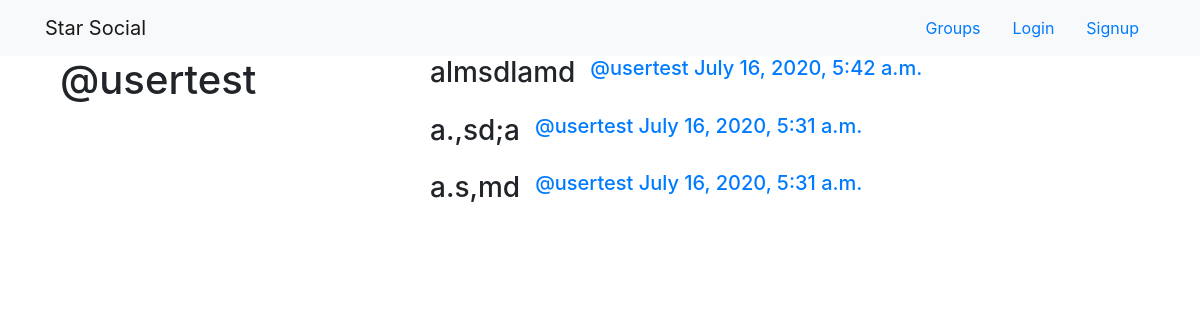
Screenshot of /posts/by/usertest/ with the database file from the repository.
### posts/models.py (models this page shows, shortened)
class Post(models.Model):
    user = models.ForeignKey(User, related_name='posts', on_delete=models.CASCADE)
    created_at = models.DateTimeField(auto_now=True)
    message = models.TextField()
    message_html = models.TextField(editable=False)
    group = models.ForeignKey(Group, related_name='posts', null=True, blank=True, on_delete=models.CASCADE)
    class Meta:
        ordering = ['-created_at']
        unique_together = ['user', 'message']

### posts/views.py (the view)
# urls.py: re_path('by/(?P<username>[-\w]+)/', views.UserPosts.as_view(), name='for_user'),
class UserPosts(generic.ListView):
    model = models.Post
    template_name = 'posts/user_post_list.html'
    def get_queryset(self):
        try:
            self.post_user = User.objects.prefetch_related('posts').get(username__iexact=self.kwargs.get('username'))
        except User.DoesNotExist:
            raise Http404
        else:
            return self.post_user.posts.all()
    def get_context_data(self,**kwargs):
        context = super().get_context_data(**kwargs)
        context['post_user'] = self.post_user
        return context

### posts/templates/posts/user_post_list.html
{% extends 'posts/post_base.html' %}
{% block prepost %}
<div class='col-md-4'>
    <h1>@{{post_user.username}}</h1>
</div>
{% endblock %}
{% block post_content %}
<div class='col-md-8'>
    {% for post in post_list %}
        {% include 'posts/_post.html' %}
    {% endfor %}
</div>
{% endblock  %}

### posts/templates/posts/_post.html (shortened to what this page needs)
<div class='post media'>
    <h3>{{post.message_html|safe}}</h3>
    <div class='media-body container'>
        <h5 class='media-heading'>
            <span class='username'>
                <a href="{% url 'posts:for_user' username=post.user.username %}">@{{post.user.username}}</a>
            </span>
        <time class='time'>
            <a href="{% url 'posts:single' username=post.user.username pk=post.pk %}">
            {{post.created_at}}</a>
        </time>
        </h5>
    </div>
</div>

### rows the page displays
Post: message_html "almsdlamd", user.username "usertest", created_at "July 16, 2020, 5:42 a.m."
Post: message_html "a.,sd;a", user.username "usertest", created_at "July 16, 2020, 5:31 a.m."
Post: message_html "a.s,md", user.username "usertest", created_at "July 16, 2020, 5:31 a.m."

### other values shown
{{ post_user.username }} "usertest"
